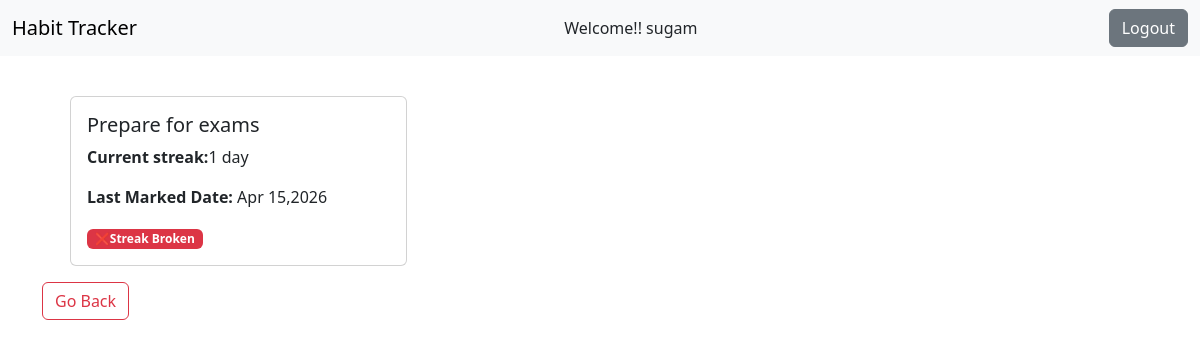
Page /view-streak/8/ (signed in) on the committed database.
### habit_tracker/models.py (models this page shows, shortened)
class Habit(models.Model):
    user = models.ForeignKey(User,on_delete=models.CASCADE)
    name = models.CharField(max_length=255)
    streak = models.PositiveBigIntegerField(default=0)
    last_marked_date = models.DateField(null=True,blank=True)
    created_at = models.DateTimeField(auto_now_add=True,null=True,blank=True)

### habit_tracker/views.py (the view)
# urls.py: path("view-streak/<int:pk>/",views.ViewStreakView.as_view(),name="view-streak"),
class ViewStreakView(LoginRequiredMixin,DetailView):
    model = Habit
    template_name = "view_streak.html"
    context_object_name = "habit"
    def get_queryset(self):
        return Habit.objects.filter(user=self.request.user)
    def get_context_data(self, **kwargs):
        context = super().get_context_data(**kwargs)
        today = timezone.now().date()
        yesterday = today - timedelta(days=1)
        habit = self.object
        if habit.last_marked_date is None:
            status = "not_started"
        elif habit.last_marked_date == today:
            status = "completed_today"
        elif habit.last_marked_date == yesterday:
            status = "active"
        else:
            status = "broken"
        context['status'] = status
        return context

### templates/view_streak.html
{% extends "base.html" %}
{% block content %}
<div class="row row-cols-1 row-cols-md-3 g-4 m-3">
    <div class="col">
        <div class="card h-100">
            <div class="card-body">
                <h5 class="card-title">{{ habit.name }}</h5>
                <p class="card-text"><strong>Current streak:</strong>{{ habit.streak }} day{% if habit.streak != 1 %}s{% endif %}</p>
                <p><strong>Last Marked Date:</strong>
                    {% if habit.last_marked_date %}
                    {{ habit.last_marked_date|date:"M d,Y" }}
                    {% else %}
                    Not marked yet.
                    {% endif %}
                </p>
                {% if status == "not_started" %}
                <span class="badge bg-secondary">🆕 Not Started Yet</span>
                {% elif status == "completed_today" %}
                <span class="badge bg-success">✅ Completed Today</span>
                {% elif status == "active" %}
                <span class="badge bg-primary">🔥 Streak Active</span>
                {% elif status == "broken" %}
                <span class="badge bg-danger">❌Streak Broken</span>
                {% endif %}
            </div>
        </div>
    </div>
</div>
<a href="{% url 'habit-list' %}" class="btn btn-outline-danger">Go Back</a>
{% endblock content %}

### templates/base.html (shortened to what this page needs)
<!doctype html>
<html lang="en">
<head>
  <link href="https://cdn.jsdelivr.net/npm/bootstrap@5.3.8/dist/css/bootstrap.min.css" rel="stylesheet"
>
</head>
<body>
  <nav class="navbar bg-body-tertiary">
    <div class="container-fluid">
      <a class="navbar-brand" href="/">Habit Tracker</a>
      {% if user.is_authenticated %}
      Welcome!! {{ user.username }}
      <form action="{% url 'logout' %}" method="post">
        <button type="submit" class="btn btn-secondary">Logout</button>
      </form>
      {% endif %}
    </div>
  </nav>
  <div class="container">
    {% block content %}
    {% endblock content %}
  </div>
</body>
</html>

### rows in the picture
Habit: name "Prepare for exams", streak "1", last_marked_date "Apr 15,2026"

### other values in the picture
{{ user.username }} "sugam"
